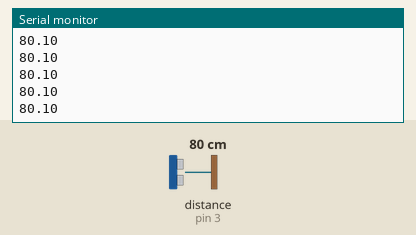
Simulated run of this sketch. Board: Arduino Uno, built with avr-gcc and run on an emulated ATmega328P. On the bench: the last lines printed to the serial monitor. Wiring (inferred from the names in the program): ultrasonic range finder: trigger pin 8; echo pin 3. Inputs (shaded band) come from the test bench; at power-on: distance to the obstacle (sensor on pin 3) 80 cm. The echo pulse lasts 58.3 µs per cm.

Above: at 1.2 s.
1.3 s: distance to the obstacle (sensor on pin 3) set to 2 cm
At 1.41 s:
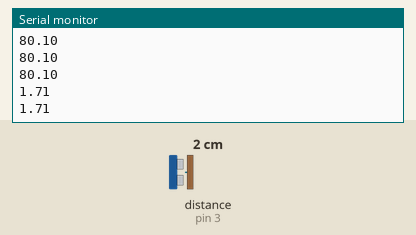
2.8 s: distance to the obstacle (sensor on pin 3) set to 4 cm
At 2.81 s:
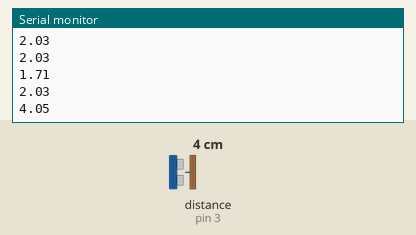
Timing chart, 0 to 5.8 s (numbered marks = the images above; inputs shaded):
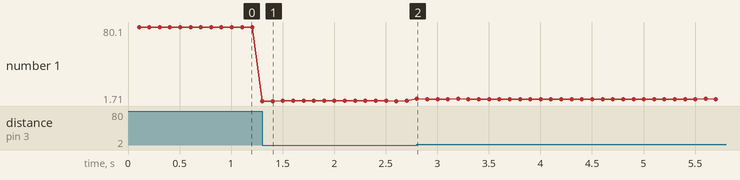

The sketch:

sketch_oct1a.ino
```cpp
//Setting up ultrasonic sensor example

#define ECHO_PIN 3
#define TRIGGER_PIN 8

unsigned long lastTimeUltraSonicTrigger = millis();
unsigned long ultrasonicTriggerDelay = 100;


void setup() {
  Serial.begin(115200);
  pinMode(ECHO_PIN, INPUT);
  pinMode(TRIGGER_PIN, OUTPUT);

}
//set trigger to high for 10us
void triggerUltrasonicSensor(){
  //Setting low just in case
  digitalWrite(TRIGGER_PIN, LOW);
  delayMicroseconds(2);
  digitalWrite(TRIGGER_PIN, HIGH);
  delayMicroseconds(10);
  digitalWrite(TRIGGER_PIN, LOW);
}

double getUltrasonicDistance(){
  double timeDurationInMicros = pulseIn(ECHO_PIN, HIGH);

  double distanceInCentimeters = timeDurationInMicros / 58.0;

  // double ditanceInInches = distanceInCentimeters / 2.54;
  return distanceInCentimeters;
}

void loop() {
  unsigned long timeNow = millis();

  if((timeNow - lastTimeUltraSonicTrigger) > ultrasonicTriggerDelay){
    lastTimeUltraSonicTrigger += ultrasonicTriggerDelay;
    //Trigger Sensor
    triggerUltrasonicSensor();
    //Read pulse
    Serial.println(getUltrasonicDistance());
  }
}
```

Measured:
- after the input at 1.3 s, the serial monitor: prints a new line at once (image 1)
- after the input at 2.8 s, the serial monitor: prints a new line at once (image 2)
- plotted number 1: 80.1 → 2.03 after the input at 1.3 s, 2.03 → 4.05 after the input at 2.8 s
